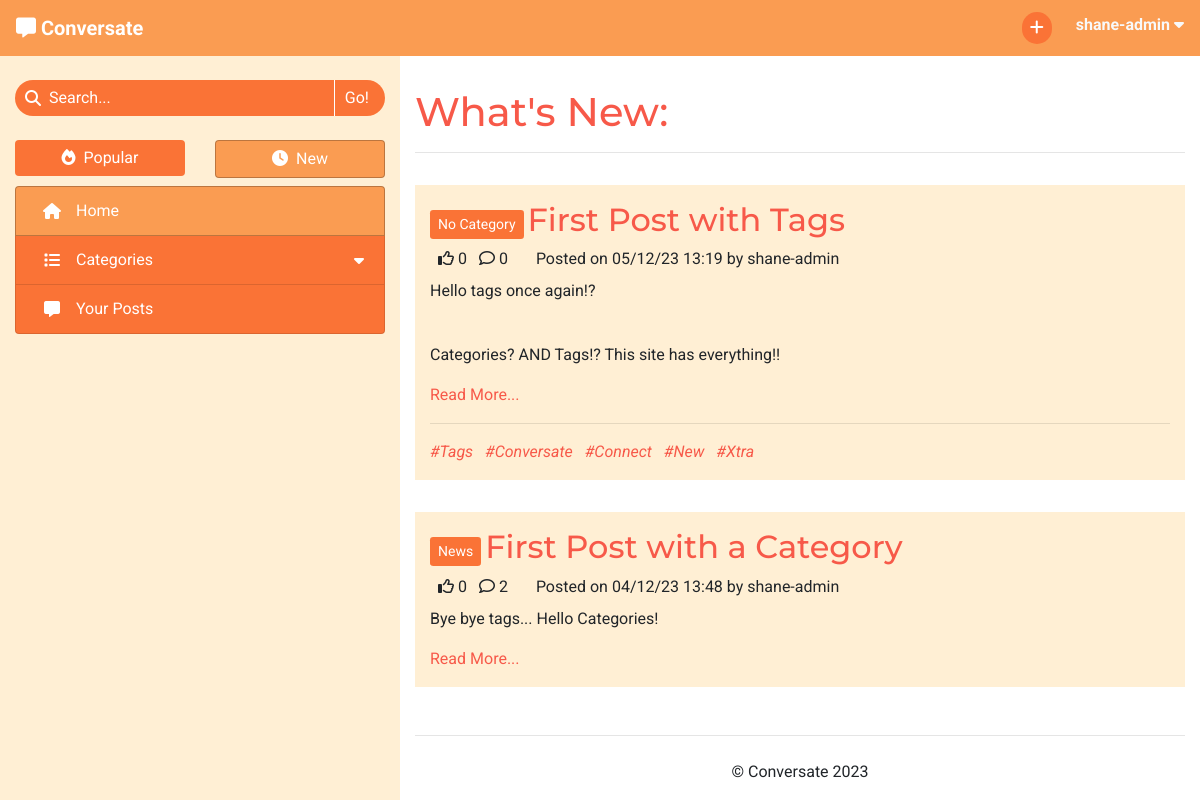
The app's page / (signed in) with its own data.
### forum/models.py (models this page shows, shortened)
class Post(models.Model):
    title = models.CharField(max_length=100)
    slug = models.SlugField(max_length=100, unique=True)
    category = models.ForeignKey(Category, on_delete=models.CASCADE,
                                 related_name='tagged_posts')
    posted_by = models.ForeignKey(User, on_delete=models.CASCADE,
                                  related_name='added_posts')
    posted_on = models.DateTimeField(auto_now_add=True)
    content = models.TextField()
    tags = models.CharField(max_length=200, blank=True)
    edited = models.BooleanField(default=False)
    likes = models.ManyToManyField(User, related_name='post_likes', blank=True)
    approved = models.BooleanField(default=False)
    class Meta:
        ordering = ['-posted_on']
    def number_of_likes(self):
        return self.likes.count()
    def number_of_comments(self):
        return self.comments.count()
    def tag_list(self):
        tags_separate = self.tags.split('#')
        tags_separate.pop(0)
        return tags_separate

class Category(models.Model):
    name = models.CharField(max_length=30, unique=True)
    slug = models.SlugField(max_length=30, unique=True)
    icon = models.CharField(max_length=30, default="fa-tag")
    def __str__(self):
        return self.name
    def number_of_posts(self):
        return self.tagged_posts.count()

### forum/views.py (the view)
# urls.py: path('', views.ListPosts.as_view(), name='home'),
class ListPosts(View):
    def get(self, request):
        if not request.user.is_authenticated:
            return redirect('/accounts/login')
        posts = Post.objects.all()
        context = get_post_list_context(request, posts)
        user_profile = get_profile(request.user)
        if user_profile.sort_by_new:
            context['heading'] = "What's New"
        else:
            context['heading'] = "What's Trending"
        context['selected_tab'] = 'Home'
        return render(
            request,
            'post_list.html',
            context,
        )

### forum/core/categories.py (called while the page is built)
def get_top_categories(limit=CATEGORY_COLLAPSIBLE_LIMIT):
    categories = list(Category.objects
                      .annotate(num_posts=Count('tagged_posts'))
                      .filter(num_posts__gt=0)
                      .order_by('-num_posts'))
    num_categories = len(categories)
    category_none = Category.objects.get(slug='none')
    if category_none in categories:
        categories.remove(category_none)
    return {
        'num_categories': num_categories,
        'top_categories': categories[:limit],
        'has_more_categories': (len(categories) > limit)
    }

### forum/core/content.py (called while the page is built)
def get_base_context(request):
    context = get_top_categories()
    context['disable_sort'] = True
    return context

def get_post_list_context(request, post_list):
    context = get_base_context(request)
    user_profile = get_profile(request.user)
    sort_by_new = user_profile.sort_by_new
    posts_sorted = sort_posts(post_list, sort_by_new)
    context.update(get_paginated_items(request, posts_sorted, POSTS_PER_PAGE))
    context['disable_sort'] = False
    return context

def get_profile(user_object):
    profile = list(Profile.objects.filter(user=user_object))
    if len(profile) > 0:
        return profile[0]
    else:
        new_profile = Profile.objects.create(
            user=user_object,
            sort_by_new=False
        )
        return new_profile

def sort_posts(post_list, by_new):
    if by_new:
        return post_list.order_by('-posted_on')
    else:
        return post_list.annotate(num_likes=Count('likes')) \
                        .order_by('-num_likes')

### forum/core/pagination.py (called while the page is built)
def get_paginated_items(request, object_list, items_per_page):
    p = Paginator(object_list, items_per_page)
    page = request.GET.get('page')
    current_items = p.get_page(page)
    pagination_context = {
        'item_list': current_items,
        'page': page
    }
    if page is None:
        page = 1
    if p.num_pages > NUM_PAGES:
        pagination_context.update(get_page_range(
            int(page),
            p.num_pages
        ))
    else:
        pagination_context['page_range'] = p.page_range
    return pagination_context

### templates/post_list.html (shortened to what this page needs)
{% extends "base.html" %}
{% block content %}
<h1>{{ heading }}:</h1>
<hr>
{% for post in item_list %}
    <div class="row post">
        <div class="post-title col-12">
            <a href="{% url 'categories' post.category.slug %}" class="btn btn-sm category align-middle">{{ post.category }}</a>
            <a href="{% url 'view_post' post.slug %}" class="anchor-no-style">
                <h2 class="d-inline-block align-middle">{{ post.title }}</h2>
            </a>
        </div>
        <div class="col-12">
            {% if user in post.likes.all %}
                <i class="fa-solid fa-thumbs-up ml-2"></i>
            {% else %}
                <i class="fa-regular fa-thumbs-up ml-2"></i>
            {% endif %}
            {{ post.number_of_likes }}
            <i class="fa-regular fa-comment ml-2"></i>
            {{ post.number_of_comments }}
            <p class="d-inline ml-4">Posted on {{ post.posted_on|date:"d/m/y G:i" }} by {{ post.posted_by }}</p>
        </div>
        <div class="col-12">
            <div class="mt-2">{{ post.content|safe }}</div>
            <a href="{% url 'view_post' post.slug %}">Read More...</a>
        </div>
        {% if post.tags %}
            <div class="col-12">
                <hr>
                {% for tag in post.tag_list %}
                    <a class="tag-list-item mr-2 anchor-no-style" href="#">
                        <em>#{{ tag }}</em>
                    </a>
                {% endfor %}
            </div>
        {% endif %}
    </div>
{% endfor %}
{% endblock content %}

### templates/base.html (shortened to what this page needs)
{% load static %}
<!DOCTYPE html>
<html lang="en">
<head>
    <link rel="stylesheet" href="https://cdn.jsdelivr.net/npm/bootstrap@4.6.2/dist/css/bootstrap.min.css"
>
    <link rel="stylesheet" href="{% static 'css/style.css' %}" type="text/css">
</head>
<body id="main-page">
    <header class="navbar navbar-expand-sm navbar-dark">
        <div>
            <a class="navbar-brand" href="{% url 'home' %}" aria-label="Go to the home page">
                <i class="fa-solid fa-message"></i>
                <strong>Conversate</strong>
            </a>
        </div>
            <ul class="nav justify-content-end">
                {% if user.is_authenticated %}
                    <li class="nav mr-2 mr-lg-4">
                        <a class="nav-icon" href="{% url 'new_post' %}" data-toggle="tooltip"
                            data-placement="bottom" title="New Post" aria-label="Create a new post">
                            <i class="fa-solid fa-plus"></i>
                        </a>
                    </li>
                    <li class="nav dropdown">
                        <span class="text-light d-none d-md-inline" data-toggle="dropdown" role="button"
                            aria-expanded="false" aria-label="User Information">
                            <strong class="align-middle">{{ user.username }}
                                <i class="fa-solid fa-caret-down"></i>
                            </strong>
                        </span>
                    </li>
                {% else %}
                    <li class="nav">
                        <a href="{% url 'account_login' %}" class="btn">Log In</a>
                    </li>
                {% endif %}
            </ul>
        </header>
    <div>
        <div class="container-fluid">
            <div class="row">
                <nav class="d-none d-md-block col-4">
                    <form action="{% url 'search_post' %}" method="GET" autocomplete="off">
                        <div class="search-bar mt-4">
                            <div class="center-to-container">
                                <i class="fa-solid fa-magnifying-glass"></i>
                            </div>
                            <input type="text" id="search-input" name="search_query"
                                {% if search_result %} value="{{ search_result }}"{% endif %} placeholder="Search..." required>
                            <input type="submit" class="side-nav-btn" value="Go!">
                        </div>
                    </form>
                    <div class="container-fluid px-0 mt-4 mb-2">
                        <div class="row">
                            {% with request.path|add:"?"|add:request.GET.urlencode as current_path %}
                            <div class="col-6">
                                {% if disable_sort %}
                                    <div>
                                {% elif request.GET.urlencode %}
                                    <a href="{% url 'sort_posts' 0 current_path %}" class="anchor-no-style">
                                {% else %}
                                    <a href="{% url 'sort_posts' 0 request.path %}" class="anchor-no-style">
                                {% endif %}
                                    <div class="btn btn-block side-nav-btn
                                        {% if disable_sort %} disabled{% elif not user.profile.sort_by_new %} active{% endif %}">
                                        <i class="fa-solid fa-fire mr-lg-1"></i>
                                        Popular
                                    </div>
                                {% if disable_sort %}
                                    </div>
                                {% else %}
                                    </a>
                                {% endif %}
                            </div>
                            <div class="col-6">
                                {% if disable_sort %}
                                    <div>
                                {% elif request.GET.urlencode %}
                                    <a href="{% url 'sort_posts' 1 current_path %}" class="anchor-no-style">
                                {% else %}
                                    <a href="{% url 'sort_posts' 1 request.path %}" class="anchor-no-style">
                                {% endif %}
                                    <div class="btn btn-block side-nav-btn
                                        {% if disable_sort %} disabled{% elif user.profile.sort_by_new %} active{% endif %}">
                                        <i class="fa-solid fa-clock mr-lg-1"></i>
                                        New
                                    </div>
                                {% if disable_sort %}
                                    </div>
                                {% else %}
                                    </a>
                                {% endif %}
                            </div>
                            {% endwith %}
                        </div>
                    </div>
                    <div class="list-group side-nav">
                        <a class="list-group-item list-group-item-action side-nav-btn
                            {% if selected_tab == 'Home' %} active{% endif %}" href="{% url 'home' %}">
                            <i class="fa-solid fa-house center-to-container"></i>
                            <span class="d-inline-block ml-lg-2">Home</span>
                        </a>
                        <a id="category-collapse" class="list-group-item list-group-item-action side-nav-btn clickable
                            {% if 'Categories' in selected_tab %} active{% endif %}" data-toggle="collapse"
                            href="#side-nav-categories" role="button" aria-expanded="false" aria-controls="side-nav-categories">
                            <i class="fa-solid fa-list center-to-container"></i>
                            <div class="ml-lg-2">Categories</div>
                            <i class="fa-solid fa-caret-down center-to-container"></i>
                        </a>
                        <a class="list-group-item list-group-item-action side-nav-btn clickable"
                            href="{% url 'my_posts' %}">
                            <i class="fa-solid fa-message center-to-container"></i>
                            <span class="d-inline-block ml-lg-2">Your Posts</span>
                        </a>
                    </div>
                </nav>
                <div id="main-content" class="col col-md-8">
                    <section>
                        {% block content %}
                        {% endblock content %}
                    </section>
                    <footer>
                        <hr>
                        <p class="text-center my-4">&copy; Conversate 2023</p>
                    </footer>
                </div>
            </div>
        </div>
    </div>
</body>
</html>

### static/css/style.css (style rules this page uses)
* { font-family: 'Roboto', sans-serif; }
h1, h2, h3 { font-family: 'Montserrat', sans-serif; }
.clickable { cursor: pointer; }
.anchor-no-style, .anchor-no-style:hover { text-decoration: none; }
a, h1, h2, h3 { color: #f75949; }
.btn { background-color: #f75949; border: none; color: white; }
.center-to-container { display: flex; align-items: center; justify-content: center; }
.navbar { background-color: #FA9C52; display: grid; grid-template-columns: 1fr 1fr; grid-template-rows: 1fr; }
.nav-icon { color: white; background-color: #FA7336; border: none; border-radius: 32px; width: 30px; padding: 4px; text-align: center; }
.side-nav-btn, .side-nav-btn:focus { color: white; background-color: #FA7336; transition: color .15s ease-in-out, background-color .15s ease-in-out, border-color .15s ease-in-out, box-shadow .15s ease-in-out; }
.list-group-item-action { display: grid; grid-template-columns: 32px 1fr auto; grid-template-rows: 1fr; }
.side-nav-btn.active { background-color: #FA9C52; border: 1px solid rgba(0, 0, 0, 0.25); }
#category-collapse { border-bottom: none; }
.search-bar { border-radius: 32px; width: 100%; background-color: #FA7336; color: white; display: grid; grid-template-columns: auto 1fr auto; grid-template-rows: 1fr; overflow: hidden; }
.search-bar i { padding-left: 10px; }
#search-input, #search-input::placeholder { margin-left: 8px; padding: 6px 0; border: none; outline: none; display: inline-block; min-width: 0; background-color: #FA7336; color: white; }
.search-bar input[type=submit] { background: none; border: none; border-left: 1px solid white; padding: 4px 16px 4px 10px; color: white; }
#main-page { background-color: #FFEFD4; }
#main-content { background-color: white; padding-top: 32px; height: calc(100vh - 56px); overflow-y: auto; display: grid; grid-template-columns: 1fr; grid-template-rows: 1fr auto; }
.post { margin: 32px 0; padding: 16px 0; background-color: #FFEFD4; }
.category { background-color: #FA7336; color: white; }
.tag-list-item { display: inline-block; background-color: #FFEFD4; }

### records on screen
Post: category "No Category", title "First Post with Tags", number_of_likes "0", number_of_comments "0", posted_on "05/12/23 13:19", posted_by "shane-admin", content "Hello tags once again!? Categories? AND Tags!? This site has everything!!", tag_list "Tags" "Conversate" "Connect" "New" "Xtra"
Post: category "News", title "First Post with a Category", number_of_likes "0", number_of_comments "2", posted_on "04/12/23 13:48", posted_by "shane-admin", content "Bye bye tags... Hello Categories!"

### other values on screen
{{ user.username }} "shane-admin"
{{ heading }} "What's New"
